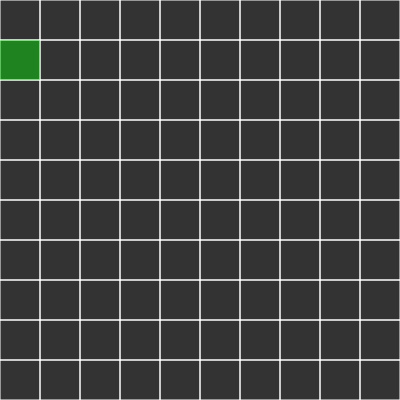
Frame 1 (no input)
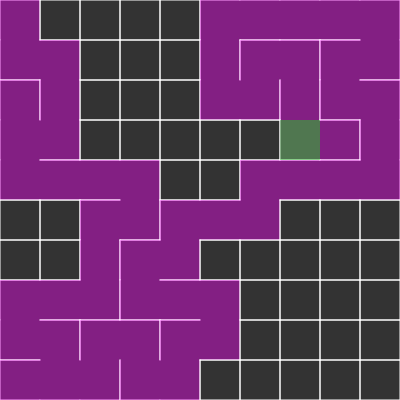
Frame 60 (no input)
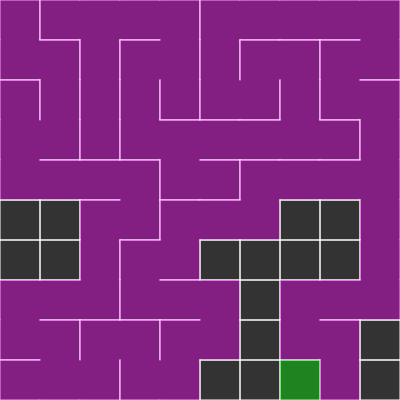
Frame 120 (the mouse pressed at the canvas centre since frame 60)

The p5.js sketch that drew these frames (run headless with seeded random() and noise() and a simulated clock; from frame 60 on, the mouse is pressed at the canvas centre):

// p5.js sketch
// ── sketch.js
var w = 40;
var rows, cols;
var grid = [];
var current;
var stack = [];

function setup() {
    createCanvas(400, 400);
    frameRate(20);

    rows = width / w;
    cols = height / w;


    for (var j = 0; j < cols; j++) {
        for (var i = 0; i < rows; i++) {

            var cell = new Cell(i, j);
            grid.push(cell);

        }

    }

    current = grid[0];


}

function Cell(i, j) {
    this.i = i;
    this.j = j;
    this.wall = [true, true, true, true];
    this.visited = false;
}

Cell.prototype.show = function () {

    var x = this.i * w;
    var y = this.j * w;
    stroke(255);

    if (this.wall[0]) {
        line(x, y, x + w, y);
    }
    if (this.wall[1]) {
        line(x + w, y, x + w, y + w);
    }
    if (this.wall[2]) {
        line(x, y + w, x + w, y + w);
    }
    if (this.wall[3]) {
        line(x, y, x, y + w);
    }

    if (this.visited) {
        noStroke();
        fill(255, 0, 255, 100);
        rect(x, y, w, w);

    }



}

function removeWalls(a, b) {

    var x = a.i - b.i;
    var y = a.j - b.j;
    if (x === 1) {
        a.wall[3] = false;
        b.wall[1] = false;
    } else if (x === -1) {
        a.wall[1] = false;
        b.wall[3] = false;
    }
    if (y === 1) {
        a.wall[0] = false;
        b.wall[2] = false;
    } else if (y === -1) {
        a.wall[2] = false;
        b.wall[0] = false;
    }


}

function index(i, j) {

    if (i < 0 || j < 0 || i > cols - 1 || j > rows - 1) {

        return -1; //Javascript has no array out of bounds exception, if the element doesn't exist, it returns "undefined"
    }

    return i + j * cols; //some formula to find top right bottom left of a non-2d array

}

Cell.prototype.checkNeighbors = function () {

    var neighbors = [];
    var top = grid[index(this.i, this.j - 1)];
    var right = grid[index(this.i + 1, this.j)];
    var bottom = grid[index(this.i, this.j + 1)];
    var left = grid[index(this.i - 1, this.j)];
    console.log(top);
    if (top && !top.visited) {
        neighbors.push(top);
    }
    if (right && !right.visited) {
        neighbors.push(right);
    }
    if (bottom && !bottom.visited) {
        neighbors.push(bottom);
    }
    if (left && !left.visited) {
        neighbors.push(left);
    }

    if (neighbors.length > 0) {

        var r = floor(random(0, neighbors.length));
        return neighbors[r]; //choose random neighbor to go to.
    } else {
        return undefined;
    }
}

Cell.prototype.highlight = function(){

    noStroke();
    fill(0,255,0,100);
    rect(this.i * w, this.j * w, w, w);

}

function draw() {
    background(51);
    for (var i = 0; i < grid.length; i++) {
        grid[i].show();
    }
//https://en.wikipedia.org/wiki/Maze_generation_algorithm
    current.visited = true;
    //step 1
    var next = current.checkNeighbors(); // won't go to neighbors that are already visited
    if (next) {
        
        next.visited = true; 

        //step 2
        //do stack
        stack.push(current);


        //step 3
        removeWalls(current, next); //removing the walls that are separating current and next

        //step 4
        current = next;
    }else if(stack.length > 0){
        current = stack.pop();
    }
    current.highlight();

}
